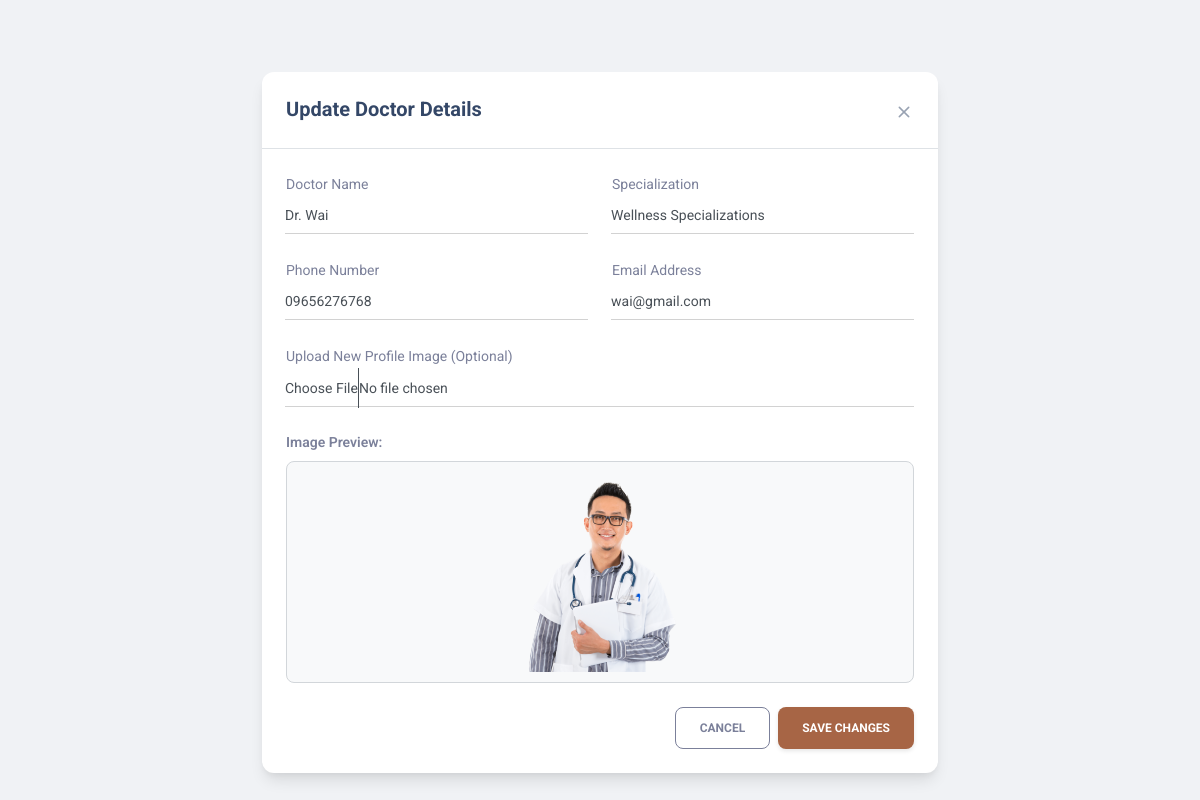
The app's page /pages/Doctor_Update.php?doctorID=2 (signed in) with its own data.
### tables this page shows
CREATE TABLE `doctor` (
  `doctorID` int(11) NOT NULL,
  `doctorName` varchar(100) NOT NULL,
  `specialization` varchar(100) NOT NULL,
  `phone` varchar(20) NOT NULL,
  `email` varchar(100) NOT NULL,
  `image` varchar(255) NOT NULL
);

### pages/Doctor_Update.php (the view, shortened to what this page needs)
<?php
include("connect.php");
if(isset($_GET['doctorID'])) {
    $doctorID = mysqli_real_escape_string($connect, $_GET['doctorID']);
    $query = "SELECT * FROM doctor WHERE doctorID = '$doctorID'";
    $result = mysqli_query($connect, $query);
    $arr = mysqli_fetch_array($result);
}
?>
<!DOCTYPE html>
<html lang="en">
<head>
    <link id="pagestyle" href="../assets/css/material-dashboard.css?v=3.1.0" rel="stylesheet" />
</head>
<body class="g-sidenav-show bg-gray-200">
    <main class="main-content">
        <div class="container-fluid py-4">
            <div class="row justify-content-center mt-5">
                <div class="col-lg-7 col-md-9">
                    <div class="card shadow-lg">
                        <div class="card-header-custom d-flex justify-content-between align-items-center">
                            <h5 class="mb-0 font-weight-bolder">Update Doctor Details</h5>
                            <a href="Doctor_Entry.php" class="btn-close text-dark"><i class="material-icons">close</i></a>
                        </div>
                        <div class="card-body">
                            <form action="Doctor_Update.php" method="POST" enctype="multipart/form-data">
                                <div class="row">
                                    <div class="col-md-6">
                                        <div class="input-group input-group-static mb-4">
                                            <label>Doctor Name</label>
                                            <input type="text" name="txtdoctorName" value="<?php echo $arr['doctorName']; ?>" class="form-control" required>
                                        </div>
                                    </div>
                                    <div class="col-md-6">
                                        <div class="input-group input-group-static mb-4">
                                            <label>Specialization</label>
                                            <input type="text" name="txtspecialization" value="<?php echo $arr['specialization']; ?>" class="form-control" required>
                                        </div>
                                    </div>
                                </div>
                                <div class="row">
                                    <div class="col-md-6">
                                        <div class="input-group input-group-static mb-4">
                                            <label>Phone Number</label>
                                            <input type="text" name="txtphone" value="<?php echo $arr['phone']; ?>" class="form-control" required>
                                        </div>
                                    </div>
                                    <div class="col-md-6">
                                        <div class="input-group input-group-static mb-4">
                                            <label>Email Address</label>
                                            <input type="email" name="txtemail" value="<?php echo $arr['email']; ?>" class="form-control" required>
                                        </div>
                                    </div>
                                </div>
                                <div class="input-group input-group-static mb-4">
                                    <label>Upload New Profile Image (Optional)</label>
                                    <input type="file" name="txtdoctorImage" class="form-control" onchange="previewImage(event)">
                                </div>
                                <div class="mb-4">
                                    <p class="text-sm font-weight-bold mb-2">Image Preview:</p>
                                    <div class="preview-box">
                                        <?php
                                            $displayImg = !empty($arr['image']) ? $arr['image'] : '../assets/img/placeholder.jpg';
                                        ?>
                                        <img id="imagePreview" src="<?php echo $displayImg; ?>" alt="Doctor Profile">
                                    </div>
                                </div>
                                <div class="d-flex justify-content-end gap-2 mt-4">
                                    <a href="Doctor_Entry.php" class="btn btn-outline-secondary mb-0">Cancel</a>
                                    <button type="submit" name="btnUpdate" class="btn updatebtn mb-0">Save Changes</button>
                                </div>
                            </form>
                        </div>
                    </div>
                </div>
            </div>
        </div>
    </main>
</body>
</html>

### pages/Doctor_Update.php (style rules this page uses)
.updatebtn { background-color: #A76545 !important; color: #fff !important; box-shadow: 0 2px 4px rgba(0,0,0,0.1) !important; }
.card-header-custom { background: transparent; border-bottom: 1px solid #dee2e6; padding: 1.5rem; }
.preview-box { border: 1px solid #d2d6da; border-radius: 0.5rem; padding: 10px; text-align: center; background: #f8f9fa; }
#imagePreview { max-height: 200px; border-radius: 8px; object-fit: cover; }

### records on screen
doctor: txtdoctorName "Dr. Wai", txtspecialization "Wellness Specializations", txtphone "09656276768", txtemail "wai@gmail.com", image (picture)
